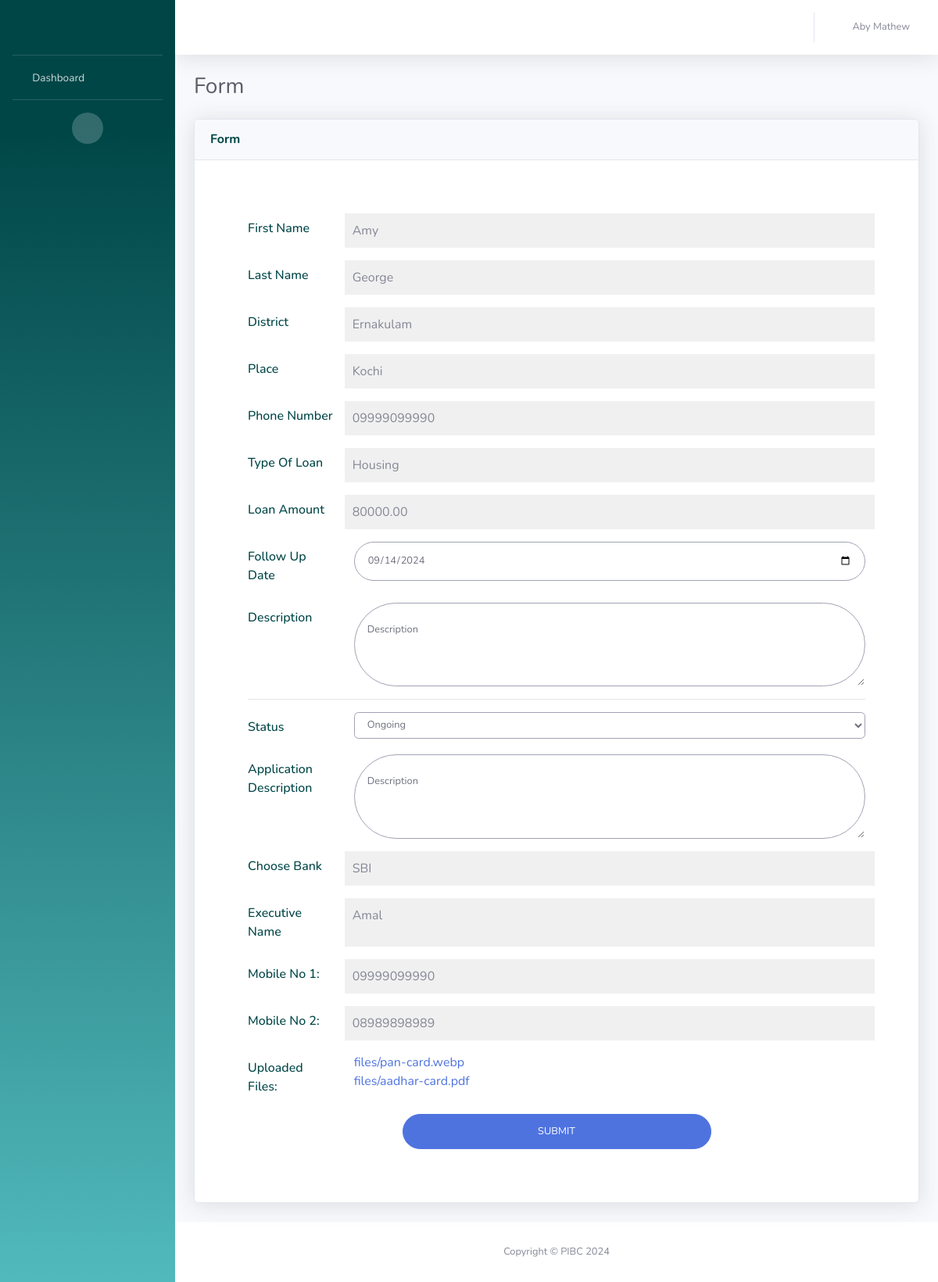
The page /loan-page/4 (signed in) on the database its author committed.
### UserApp/models.py (models this page shows, shortened)
class LoanApplicationModel(models.Model):
    ACCEPT = 'Accept'
    REJECT = 'Reject'
    NOT_SELECTED = 'Not selected'
    STATUS_CHOICES = [
        (ACCEPT, 'Accept'),
        (REJECT, 'Reject'),
        (NOT_SELECTED, 'Not selected'),
    ]
    form_id = models.AutoField(primary_key=True)
    first_name = models.CharField(max_length=100)
    last_name = models.CharField(max_length=100)
    district = models.CharField(max_length=100)
    place = models.CharField(max_length=100)
    phone_no = models.CharField(max_length=15, null=True)
    loan_name = models.ForeignKey(LoanModel, on_delete=models.CASCADE)
    loan_amount = models.DecimalField(max_digits=10, decimal_places=2)
    followup_date = models.DateField()
    description = models.TextField()
    status_name = models.ForeignKey(StatusModel, on_delete=models.CASCADE)
    application_description = models.TextField(null=True)
    bank_name = models.ForeignKey(BankModel, on_delete=models.CASCADE)
    executive_name = models.CharField(max_length=100)
    mobileno_1 = models.CharField(max_length=15)
    mobileno_2 = models.CharField(max_length=15, blank=True, null=True)
    assigned_to = models.ForeignKey(AdminModel, on_delete=models.CASCADE)
    work_status = models.CharField(
        max_length=20,
        choices=STATUS_CHOICES,
        default=NOT_SELECTED,  # Set default value to "Not selected"
        null=True,
    )

class LoanModel(models.Model):
    loan_id = models.AutoField(primary_key=True)
    loan_name = models.CharField(max_length=100)
    def __str__(self):
        return self.loan_name

class StatusModel(models.Model):
    status_id = models.AutoField(primary_key = True)
    status_name = models.CharField(max_length=100)
    def __str__(self):
        return self.status_name

class BankModel(models.Model):
    bank_id = models.AutoField(primary_key = True)
    bank_name = models.CharField(max_length=100)
    def __str__(self):
        return self.bank_name

class UploadedFile(models.Model):
    loan_application = models.ForeignKey(LoanApplicationModel, related_name='uploaded_files', on_delete=models.CASCADE)
    file = models.FileField(upload_to='files/')

### UserApp/views.py (the view)
# urls.py: path('loan-page/<str:form_id>', views.loan_page, name='loan-page'),
def loan_page(request, form_id):
    user = request.session.get('user', None)
    if user is None:
        return redirect('/login')
    else:
        admin = AdminModel.objects.get(admin_id=user)
        admin_name = f"{admin.admin_first_name} {admin.admin_last_name}"
        form_instance = get_object_or_404(LoanApplicationModel, form_id=form_id)
        files = UploadedFile.objects.filter(loan_application=form_instance)
        if request.method == 'POST':
            form = LoanApplicationForm(request.POST, instance=form_instance)
            followup_date = request.POST.get('followup_date')
            description = request.POST.get('description')
            status_name = request.POST.get('status_name')
            application_description = request.POST.get('application_description')
            form_instance.followup_date = followup_date
            form_instance.description = description
            form_instance.status_name = StatusModel.objects.get(status_id=status_name)
            form_instance.application_description = application_description
            form_instance.save()
            return redirect('/')  # Redirect to a success page
        else:
            form = LoanApplicationForm(instance=form_instance)
        return render(request, 'loan-page.html', {'username':admin_name,'admin':admin,'form': form, 'files': files})

### templates/loan-page.html (shortened to what this page needs)
<!DOCTYPE html>
<html lang="en">
<head>
    {% load static %}
    <link href="{% static 'vendor/fontawesome-free/css/all.min.css' %}" rel="stylesheet" type="text/css">
    <link href="{% static 'css/sb-admin-2.min.css' %}" rel="stylesheet">
  </head>
<body id="page-top">
    <div id="wrapper">
        <ul class="navbar-nav bg-gradient-primary sidebar sidebar-dark accordion" id="accordionSidebar">
            <a class="sidebar-brand d-flex align-items-center justify-content-center" href="{% url 'home' %}">
                <div class="logo" style="background-image: url({% static 'img/pibc.png' %});"></div>
            </a>
            <hr class="sidebar-divider my-0">
            <li class="nav-item">
                <a class="nav-link" href="{% url 'home' %}">
                    <i class="fas fa-fw fa-tachometer-alt"></i>
                    <span>Dashboard</span></a>
            </li>
            <hr class="sidebar-divider d-none d-md-block">
            <div class="text-center d-none d-md-inline">
                <button class="rounded-circle border-0" id="sidebarToggle"></button>
            </div>
        </ul>
        <div id="content-wrapper" class="d-flex flex-column">
            <div id="content">
                <nav class="navbar navbar-expand navbar-light bg-white topbar mb-4 static-top shadow">
                    <ul class="navbar-nav ml-auto">
                        <li class="nav-item dropdown no-arrow">
                            <a class="nav-link dropdown-toggle" href="#" id="userDropdown" role="button"
                                data-toggle="dropdown" aria-haspopup="true" aria-expanded="false">
                                <i class="fas fa-fw fa-user"></i>
                                <span class="mr-2 d-none d-lg-inline text-gray-600 small">{{username}}</span>
                            </a>
                        </li>
                    </ul>
                </nav>
                <div class="container-fluid">
                    <div class="d-sm-flex align-items-center justify-content-between mb-4">
                        <h1 class="h3 mb-0 text-gray-800">Form</h1>
                    </div>
                    <div class="row">
                        <div class="col-xl-12 col-lg-7">
                            <div class="card shadow mb-4">
                                <div
                                    class="card-header py-3 d-flex flex-row align-items-center justify-content-between">
                                    <h6 class="m-0 font-weight-bold text-primary">Form</h6>
                                </div>
                                <div class="card-body">
                                    <form class="p-5 user" method="POST">
                                        <div class="form-group row">
                                            <label for="first_name" class="col-sm-2 col-form-label">First Name</label>
                                            <div class="col-sm-10 readonly-field">
                                                {{ form.instance.first_name }}
                                            </div>
                                        </div>
                                        <div class="form-group row">
                                            <label for="last_name" class="col-sm-2 col-form-label">Last Name</label>
                                            <div class="col-sm-10 readonly-field">
                                                {{ form.instance.last_name }}
                                            </div>
                                        </div>
                                        <div class="form-group row">
                                            <label for="district" class="col-sm-2 col-form-label">District</label>
                                            <div class="col-sm-10 readonly-field">
                                                {{ form.instance.district }}
                                            </div>
                                        </div>
                                        <div class="form-group row">
                                            <label for="place" class="col-sm-2 col-form-label">Place</label>
                                            <div class="col-sm-10 readonly-field">
                                                {{ form.instance.place }}
                                            </div>
                                        </div>
                                        <div class="form-group row">
                                            <label for="phone_no" class="col-sm-2 col-form-label">Phone Number</label>
                                            <div class="col-sm-10 readonly-field">
                                                {{ form.instance.phone_no }}
                                            </div>
                                        </div>
                                        <div class="form-group row">
                                            <label for="loan_name" class="col-sm-2 col-form-label">Type of Loan</label>
                                            <div class="col-sm-10 readonly-field">
                                                {{ form.instance.loan_name }}
                                            </div>
                                        </div>
                                        <div class="form-group row">
                                            <label for="loan_amount" class="col-sm-2 col-form-label">Loan Amount</label>
                                            <div class="col-sm-10 readonly-field">
                                                {{ form.instance.loan_amount }}
                                            </div>
                                        </div>
                                        <div class="form-group row">
                                            <label for="followup_date" class="col-sm-2 col-form-label">Follow Up Date</label>
                                            <div class="col-sm-10">
                                                {{ form.followup_date }}
                                            </div>
                                        </div>
                                        <div class="form-group row">
                                            <label for="description" class="col-sm-2 col-form-label">Description</label>
                                            <div class="col-sm-10">
                                                {{form.description}}
                                            </div>
                                        </div>
                                        <hr>
                                        <div class="form-group row">
                                            <label for="status_name" class="col-sm-2 col-form-label">Status</label>
                                            <div class="col-sm-10">
                                                {{ form.status_name }}
                                            </div>
                                        </div>
                                        <div class="form-group row">
                                            <label for="application_description" class="col-sm-2 col-form-label">Application Description</label>
                                            <div class="col-sm-10" >
                                             {{form.application_description}}
                                                </div>
                                        </div>
                                        <div class="form-group row">
                                            <label for="bank_name" class="col-sm-2 col-form-label">Choose Bank</label>
                                            <div class="col-sm-10 readonly-field">
                                                {{form.instance.bank_name}}
                                            </div>
                                        </div>
                                        <div class="form-group row">
                                            <label for="executive_name" class="col-sm-2 col-form-label">Executive Name</label>
                                            <div class="col-sm-10 readonly-field">
                                                {{form.instance.executive_name}}
                                            </div>
                                        </div>
                                        <div class="form-group row">
                                            <label for="mobileno_1" class="col-sm-2 col-form-label">Mobile No 1:</label>
                                            <div class="col-sm-10 readonly-field">
            {{form.instance.mobileno_1}}
        </div>
                                        </div>
                                        <div class="form-group row">
                                            <label for="mobileno_2" class="col-sm-2 col-form-label">Mobile No 2:</label>
                                            <div class="col-sm-10 readonly-field">
            {{form.instance.mobileno_2}}
        </div>
                                        </div>
                                        <div class="form-group row">
                                            <label for="files" class="col-sm-2 col-form-label">Uploaded files:</label>
                                            <div class="col-sm-10">
                                                {% for file in files %}
                                                <a href="{{file.file.url}}" download>{{file.file}}</a><br/>
                                                {% endfor %}
                                            </div>
                                        </div>
                                        <input type="submit" class="btn btn-primary btn-user btn-block d-block mx-auto" value="SUBMIT">
                                    </form>
                                </div>
                            </div>
                        </div>
                    </div>
                </div>
            </div>
            <footer class="sticky-footer bg-white">
                <div class="container my-auto">
                    <div class="copyright text-center my-auto">
                        <span>Copyright &copy; PIBC 2024</span>
                    </div>
                </div>
            </footer>
        </div>
    </div>
</body>
</html>

### templates/loan-page.html (style rules this page uses)
.logo { height:2.5rem; width:8rem; background-position: center; background-size: cover; background-repeat: no-repeat; }
.btn-block { width: 50%!important; }
.form-select { font-size: 0.8rem!important; }
.col-form-label { color: #004647; font-weight:500; text-transform:capitalize; }
.readonly-field { background-color: #f0f0f0; padding: 10px; }

### rows shown on the page
LoanApplicationModel: instance.first_name "Amy", instance.last_name "George", instance.district "Ernakulam", instance.place "Kochi", instance.phone_no "09999099990", instance.loan_name "Housing", instance.loan_amount "80000.00", followup_date "09/14/2024", description "Description", application_description "Description", instance.bank_name "SBI", instance.executive_name "Amal", instance.mobileno_1 "09999099990", instance.mobileno_2 "08989898989"
StatusModel: status_name "Ongoing"
UploadedFile: file "files/pan-card.webp"
UploadedFile: file "files/aadhar-card.pdf"

### other values the page prints
{{ username }} "Aby Mathew"
